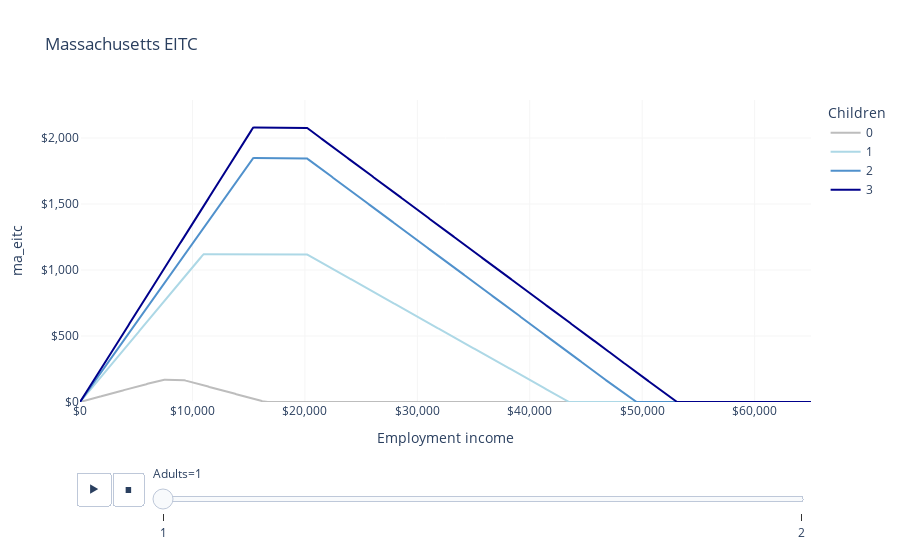

Notebook code cell kept with this figure:
### Markdown cell above
### Massachusetts EITC

Massachusetts matches 30 percent of a filer's federal Earned Income Tax Credit.

### Code cell
def set_bounds(fig, x, y, buffer=1.1):
    fig.update_layout(
        xaxis_range=[0, x[y != 0].max() * buffer],
        yaxis_range=[0, y.max() * buffer],
    )


fig = px.line(
    df,
    "employment_income",
    "ma_eitc",
    color="children",
    animation_frame="adults",
    labels=LABELS,
    title="Massachusetts EITC",
    color_discrete_map=COLOR_MAP,
)
fig.update_layout(
    xaxis_tickformat="$,",
    yaxis_tickformat="$,",
    plot_bgcolor="white",
    xaxis_gridcolor=LIGHT_GRAY,
    yaxis_gridcolor=LIGHT_GRAY,
)
set_bounds(fig, df.employment_income, df.ma_eitc)
fig.show()

### Figure 1 — Plotly figure (JSON) as saved in the notebook; plotly's stock layout.template omitted (floating-point values rounded to 4 significant figures; data arrays with more than 128 entries replaced by an {"elided": "..."} marker saying what was removed)
{"data": [{"hovertemplate": "Children=0<br>Adults=1<br>Employment income=%{x}<br>ma_eitc=%{y}<extra></extra>", "legendgroup": "0", "line": {"color": "#BDBDBD", "dash": "solid"}, "marker": {"symbol": "circle"}, "mode": "lines", "name": "0", "orientation": "v", "showlegend": true, "type": "scatter", "x": {"elided": "1001 int values"}, "xaxis": "x", "y": {"elided": "1001 int values"}, "yaxis": "y"}, {"hovertemplate": "Children=1<br>Adults=1<br>Employment income=%{x}<br>ma_eitc=%{y}<extra></extra>", "legendgroup": "1", "line": {"color": "lightblue", "dash": "solid"}, "marker": {"symbol": "circle"}, "mode": "lines", "name": "1", "orientation": "v", "showlegend": true, "type": "scatter", "x": {"elided": "1001 int values"}, "xaxis": "x", "y": {"elided": "1001 int values"}, "yaxis": "y"}, {"hovertemplate": "Children=2<br>Adults=1<br>Employment income=%{x}<br>ma_eitc=%{y}<extra></extra>", "legendgroup": "2", "line": {"color": "#5091cc", "dash": "solid"}, "marker": {"symbol": "circle"}, "mode": "lines", "name": "2", "orientation": "v", "showlegend": true, "type": "scatter", "x": {"elided": "1001 int values"}, "xaxis": "x", "y": {"elided": "1001 int values"}, "yaxis": "y"}, {"hovertemplate": "Children=3<br>Adults=1<br>Employment income=%{x}<br>ma_eitc=%{y}<extra></extra>", "legendgroup": "3", "line": {"color": "darkblue", "dash": "solid"}, "marker": {"symbol": "circle"}, "mode": "lines", "name": "3", "orientation": "v", "showlegend": true, "type": "scatter", "x": {"elided": "1001 int values"}, "xaxis": "x", "y": {"elided": "1001 int values"}, "yaxis": "y"}], "layout": {"legend": {"title": {"text": "Children"}, "tracegroupgap": 0}, "plot_bgcolor": "white", "sliders": [{"active": 0, "currentvalue": {"prefix": "Adults="}, "len": 0.9, "pad": {"b": 10, "t": 60}, "steps": [{"args": [["1"], {"frame": {"duration": 0, "redraw": false}, "fromcurrent": true, "mode": "immediate", "transition": {"duration": 0, "easing": "linear"}}], "label": "1", "method": "animate"}, {"args": [["2"], {"frame": {"duration": 0, "redraw": false}, "fromcurrent": true, "mode": "immediate", "transition": {"duration": 0, "easing": "linear"}}], "label": "2", "method": "animate"}], "x": 0.1, "xanchor": "left", "y": 0, "yanchor": "top"}], "title": {"text": "Massachusetts EITC"}, "updatemenus": [{"buttons": [{"args": [null, {"frame": {"duration": 500, "redraw": false}, "fromcurrent": true, "mode": "immediate", "transition": {"duration": 500, "easing": "linear"}}], "label": "&#9654;", "method": "animate"}, {"args": [[null], {"frame": {"duration": 0, "redraw": false}, "fromcurrent": true, "mode": "immediate", "transition": {"duration": 0, "easing": "linear"}}], "label": "&#9724;", "method": "animate"}], "direction": "left", "pad": {"r": 10, "t": 70}, "showactive": false, "type": "buttons", "x": 0.1, "xanchor": "right", "y": 0, "yanchor": "top"}], "xaxis": {"anchor": "y", "domain": [0, 1], "gridcolor": "#F5F5F5", "range": [0, 65010.0], "tickformat": "$,", "title": {"text": "Employment income"}}, "yaxis": {"anchor": "x", "domain": [0, 1], "gridcolor": "#F5F5F5", "range": [0, 2288], "tickformat": "$,", "title": {"text": "ma_eitc"}}}}
